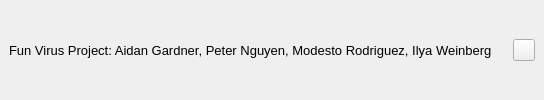
        <widget class="QWidget" name="footerContainer" native="true">
         <layout class="QHBoxLayout" name="horizontalLayout_10">
          <property name="spacing">
           <number>0</number>
          </property>
          <property name="leftMargin">
           <number>0</number>
          </property>
          <property name="topMargin">
           <number>0</number>
          </property>
          <property name="rightMargin">
           <number>0</number>
          </property>
          <property name="bottomMargin">
           <number>0</number>
          </property>
          <item>
           <widget class="QFrame" name="frame_10">
            <property name="frameShape">
             <enum>QFrame::NoFrame</enum>
            </property>
            <layout class="QHBoxLayout" name="horizontalLayout_11">
             <item>
              <widget class="QLabel" name="label_15">
               <property name="font">
                <font>
                 <pointsize>10</pointsize>
                 <weight>50</weight>
                 <italic>false</italic>
                 <bold>false</bold>
                </font>
               </property>
               <property name="text">
                <string>Fun Virus Project: Aidan Gardner, Peter Nguyen, Modesto Rodriguez, Ilya Weinberg </string>
               </property>
              </widget>
             </item>
            </layout>
           </widget>
          </item>
          <item>
           <widget class="QFrame" name="sizeGrip">
            <property name="minimumSize">
             <size>
              <width>40</width>
              <height>20</height>
             </size>
            </property>
            <property name="maximumSize">
             <size>
              <width>40</width>
              <height>40</height>
             </size>
            </property>
            <property name="frameShape">
             <enum>QFrame::NoFrame</enum>
            </property>
            <layout class="QHBoxLayout" name="horizontalLayout_12">
             <item>
              <widget class="QPushButton" name="pushButton_3">
               <property name="text">
                <string/>
               </property>
               <property name="icon">
                <iconset resource="resources.qrc">
                 <normaloff>:/images/assets/size-grip.png</normaloff>:/images/assets/size-grip.png</iconset>
               </property>
               <property name="iconSize">
                <size>
                 <width>24</width>
                 <height>24</height>
                </size>
               </property>
              </widget>
             </item>
            </layout>
           </widget>
          </item>
         </layout>
        </widget>
